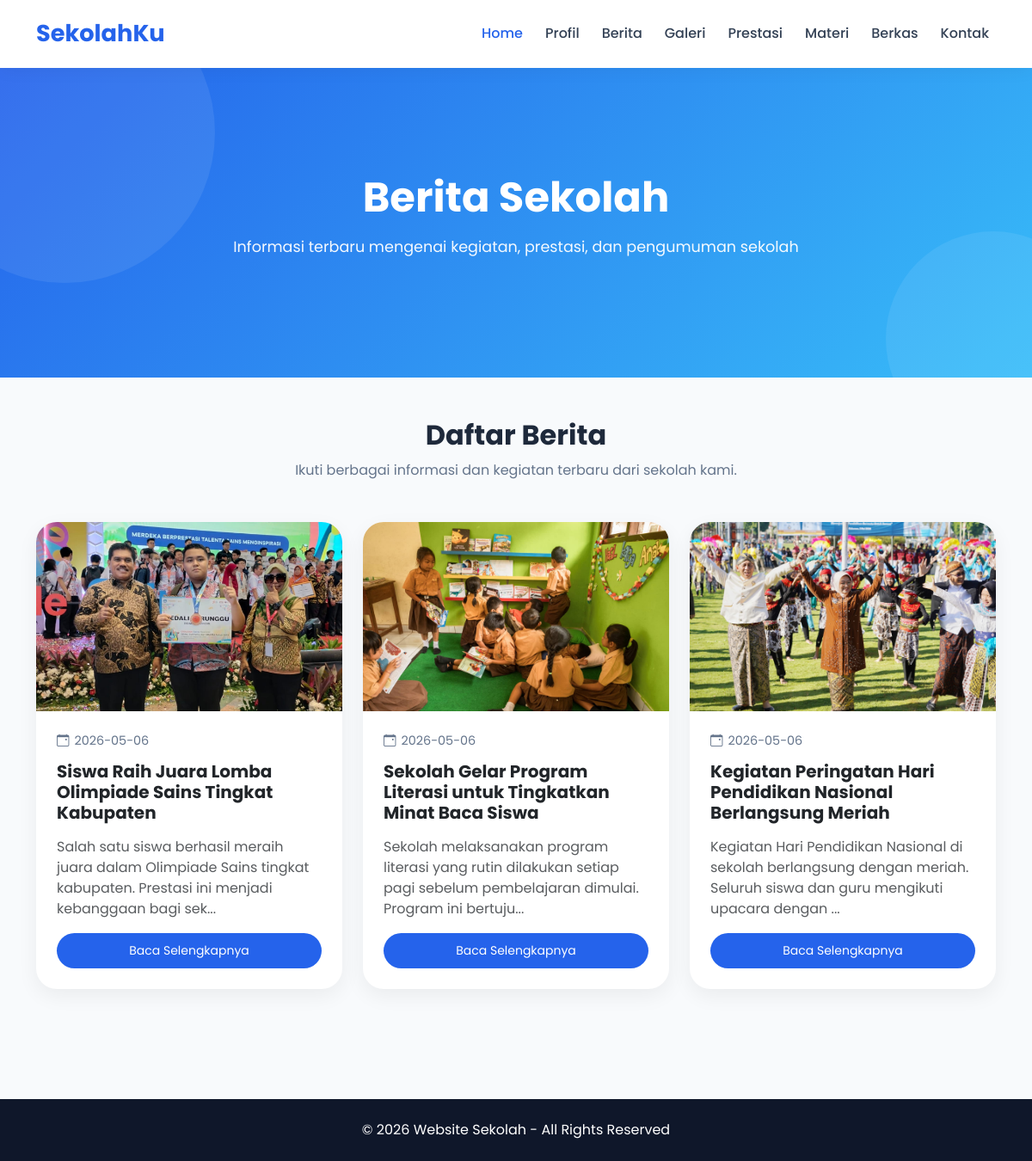
Page /berita.php on the committed database.
### tables this page shows
CREATE TABLE `berita` (
  `id_berita` int(11) NOT NULL,
  `judul` varchar(255) NOT NULL,
  `isi` text NOT NULL,
  `gambar` varchar(255) DEFAULT NULL,
  `tanggal` date DEFAULT NULL
);

### berita.php (the view, shortened to what this page needs)
<?php
include 'config/koneksi.php';
$data = mysqli_query($koneksi, "SELECT * FROM berita ORDER BY id_berita DESC");
?>
<!DOCTYPE html>
<html>
<head>
    <link href="https://cdn.jsdelivr.net/npm/bootstrap@5.3.0/dist/css/bootstrap.min.css" rel="stylesheet">
    <link rel="stylesheet" href="https://cdn.jsdelivr.net/npm/bootstrap-icons@1.11.3/font/bootstrap-icons.min.css">
</head>
<body>
<nav class="navbar navbar-expand-lg sticky-top">
    <div class="container">
        <a class="navbar-brand fw-bold">SekolahKu</a>
        <div class="collapse navbar-collapse" id="menu">
            <ul class="navbar-nav ms-auto align-items-lg-center">
                <li><a href="index.php" class="nav-link active">Home</a></li>
                <li><a href="profil.php" class="nav-link">Profil</a></li>
                <li><a href="berita.php" class="nav-link">Berita</a></li>
                <li><a href="galeri.php" class="nav-link">Galeri</a></li>
                <li><a href="prestasi.php" class="nav-link">Prestasi</a></li>
                <li><a href="materi.php" class="nav-link">Materi</a></li>
                <li><a href="berkas.php" class="nav-link">Berkas</a></li>
                <li><a href="kontak.php" class="nav-link">Kontak</a></li>
            </ul>
        </div>
    </div>
</nav>
<section class="hero">
    <div class="hero-content container">
        <h1>Berita Sekolah</h1>
        <p>Informasi terbaru mengenai kegiatan, prestasi, dan pengumuman sekolah</p>
    </div>
</section>
<div class="container py-5">
    <div class="text-center mb-5">
        <h2 class="section-title">Daftar Berita</h2>
        <p class="section-subtitle">Ikuti berbagai informasi dan kegiatan terbaru dari sekolah kami.</p>
    </div>
    <div class="row g-4">
        <?php while($row = mysqli_fetch_assoc($data)) { ?>
        <div class="col-lg-4 col-md-6 d-flex">
            <div class="card card-custom w-100">
                <img src="assets/img/<?= $row['gambar']; ?>" class="img-fixed">
                <div class="card-body d-flex flex-column p-4">
                    <div class="berita-date">
                        <i class="bi bi-calendar-event"></i>
                        <?= $row['tanggal']; ?>
                    </div>
                    <h5 class="fw-bold mb-3"><?= $row['judul']; ?></h5>
                    <p class="text-muted flex-grow-1">
                        <?= substr($row['isi'],0,120); ?>...
                    </p>
                    <a href="detail_berita.php?id=<?= $row['id_berita']; ?>" class="btn btn-main btn-sm mt-auto">
                        Baca Selengkapnya
                    </a>
                </div>
            </div>
        </div>
        <?php } ?>
    </div>
</div>
<footer class="footer text-center p-4">
    <p class="mb-0">© 2026 Website Sekolah - All Rights Reserved</p>
</footer>
</body>
</html>

### berita.php (style rules this page uses)
* { margin: 0; padding: 0; box-sizing: border-box; font-family: 'Poppins', sans-serif; }
body { background: #f8fafc; color: #1e293b; overflow-x: hidden; }
.navbar { background: rgba(255,255,255,0.9) !important; backdrop-filter: blur(12px); box-shadow: 0 2px 20px rgba(0,0,0,0.05); padding: 14px 0; }
.navbar-brand { font-size: 1.7rem; font-weight: 700; color: #2563eb !important; }
.nav-link { color: #334155 !important; font-weight: 500; margin-left: 10px; transition: 0.3s; }
.nav-link:hover, .nav-link.active { color: #2563eb !important; }
.hero { min-height: 45vh; display: flex; align-items: center; justify-content: center; text-align: center; background: linear-gradient(135deg, #2563eb, #38bdf8); color: white; position: relative; overflow: hidden; }
.hero::before { content: ''; position: absolute; width: 350px; height: 350px; background: rgba(255,255,255,0.08); border-radius: 50%; top: -100px; left: -100px; }
.hero::after { content: ''; position: absolute; width: 250px; height: 250px; background: rgba(255,255,255,0.08); border-radius: 50%; bottom: -80px; right: -80px; }
.hero-content { position: relative; z-index: 2; }
.hero h1 { font-size: 3rem; font-weight: 700; margin-bottom: 15px; }
.hero p { font-size: 1.1rem; opacity: 0.95; }
.section-title { font-size: 2rem; font-weight: 700; margin-bottom: 10px; }
.section-subtitle { color: #64748b; margin-bottom: 35px; }
.card-custom { border: none; border-radius: 24px; overflow: hidden; background: white; box-shadow: 0 8px 25px rgba(0,0,0,0.06); transition: 0.3s; }
.img-fixed { width: 100%; height: 220px; object-fit: cover; }
.berita-date { display: inline-flex; align-items: center; gap: 6px; font-size: 0.9rem; color: #64748b; margin-bottom: 12px; }
.btn-main { background: #2563eb; color: white; border: none; border-radius: 50px; padding: 10px 20px; transition: 0.3s; }
.footer { background: #0f172a; color: white; margin-top: 80px; }

### rows in the picture
berita: gambar (picture), tanggal "2026-05-06", judul "Siswa Raih Juara Lomba Olimpiade Sains Tingkat Kabupaten", isi "Salah satu siswa berhasil meraih juara dalam Olimpiade Sains tingkat kabupaten. Prestasi ini menjadi kebanggaan bagi sek"
berita: gambar (picture), tanggal "2026-05-06", judul "Sekolah Gelar Program Literasi untuk Tingkatkan Minat Baca Siswa", isi "Sekolah melaksanakan program literasi yang rutin dilakukan setiap pagi sebelum pembelajaran dimulai. Program ini bertuju"
berita: gambar (picture), tanggal "2026-05-06", judul "Kegiatan Peringatan Hari Pendidikan Nasional Berlangsung Meriah", isi "Kegiatan Hari Pendidikan Nasional di sekolah berlangsung dengan meriah. Seluruh siswa dan guru mengikuti upacara dengan"
